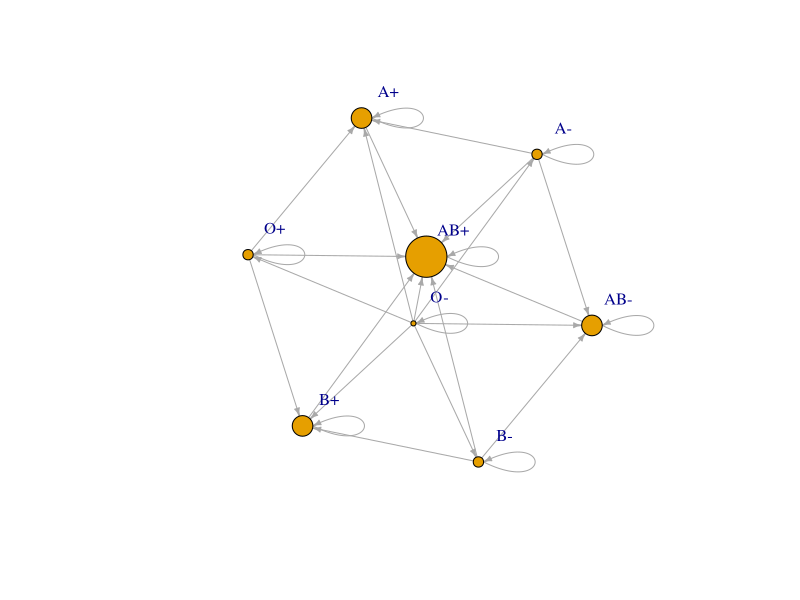
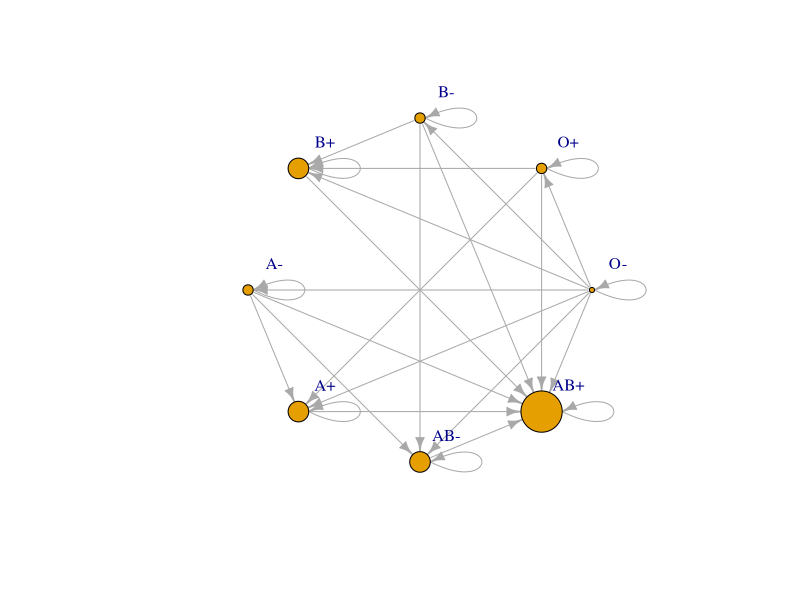
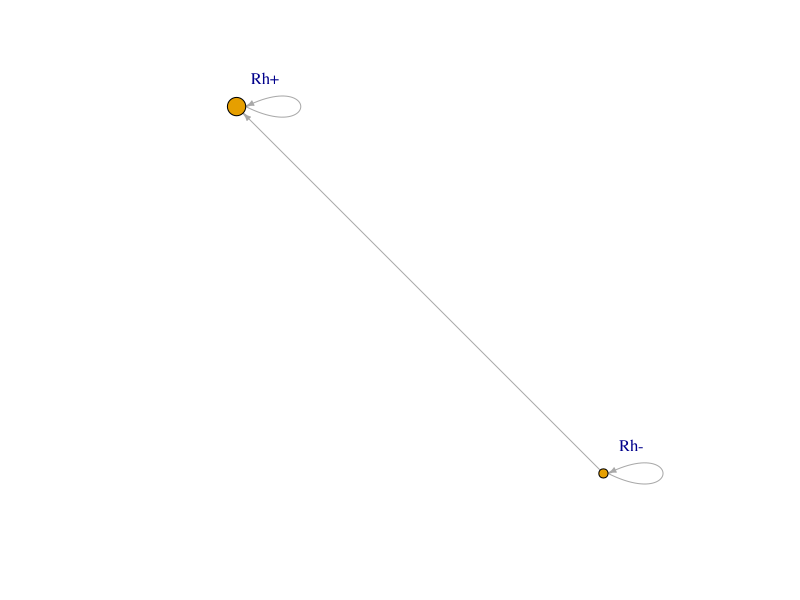

Here is the R script that generated these plots, in order:
## ---- chunk 1
knitr::opts_chunk$set(echo = TRUE)
## ---- chunk 2
library(stringr)
id <- c("O-", "O+", "B-", "B+", "A-", "A+", "AB-", "AB+")

## 
get_groupe <- function(agroupe){
  out <- ""
  out <- str_replace_all(agroupe, "[^[:alnum:]]", "")

  return(out)
}

#test <- get_groupe("AB-")
#test
groupe <- lapply(id, get_groupe)
groupe

# get rhesus
get_rhesus <- function(agroupe){
  if(grepl('-', agroupe)){
    return("Rh-")
  } else {
    return("Rh+")
  }
}
#test <- get_rhesus("AB+")
#test
#test <- get_rhesus("O-")
#test
rhesus <- lapply(id, get_rhesus)
rhesus

rate <- c(7,39, 1.5, 7.5, 6, 36, 0.5, 2.5)
rate

# buidl the data frame
nodes <- cbind(id, groupe, rhesus, rate)
nodes

## now, build the edges
edges <- cbind(c("O-", "O-", "O-","O-","O-","O-","O-","O-", "O+","O+","O+","O+","B-","B-","B-","B-","B+","B+","A-","A-","A-","A-","A+","A+","AB-","AB-","AB+"),
          c("AB+","AB-","A+","A-","B+","B-","O+","O-","AB+","A+","B+","O+","AB+","AB-","B+","B-","AB+","B+", "AB+", "AB-", "A+", "A-", "AB+", "A+", "AB+", "AB-", "AB+"))
edges

## build a first graph
library(igraph)
net <- graph_from_data_frame(d=edges, vertices=nodes, directed=T) 
V(net)$size <- degree(net, mode = "in")*3

plot(net,
     edge.arrow.size=.4,
     vertex.label.dist=3,
     #vertex.label=NA,
     
     layout=layout.fruchterman.reingold
     )

## circular
plot(net,
     edge.arrow.size=.7,
     vertex.label.dist=3,
     ##vertex.label=NA,
     layout=layout_in_circle
     )

#library("networkD3")
#networkData <- cbind(edges, nodes)
#simpleNetwork(as.data.frame(networkData))


## ---- chunk 3
#edges
#class(edges)
rhesus_edges <- apply(edges, c(1,2), get_rhesus)
#rhesus_edges

rhesus_aggreg <- data.frame(rhesus_edges)
rhesus_aggreg["weight"] <- 1
#rhesus_aggreg

weighted_rhesus_edges <- aggregate(rhesus_aggreg[c("weight")], by=list(rhesus_from=rhesus_aggreg$X1, rhesus_to=rhesus_aggreg$X2), FUN=sum, na.rm=TRUE)
#weighted_rhesus_edges

#class(rhesus)
unique_rhesus <- unique(weighted_rhesus_edges$rhesus_from)
# now plot relations between rhesus
net <- graph_from_data_frame(d=weighted_rhesus_edges, vertices=unique_rhesus, directed=T) 
V(net)$size <- degree(net, mode = "in")*5
#E(net)$weight <- weighted_rhesus_edges$weight

plot(net, edge.arrow.size=.4,
     vertex.label.dist=3,
     #vertex.label=NA,
     layout=layout.fruchterman.reingold)




#library("networkD3")
#networkData <- cbind(weighted_rhesus_edges$rhesus_from, weighted_rhesus_edges$rhesus_to)
#simpleNetwork(as.data.frame(networkData))

